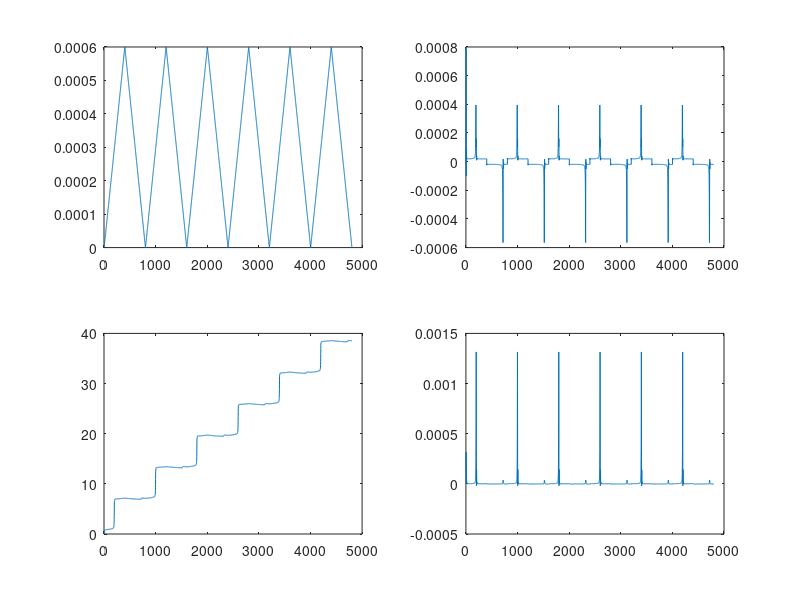

Source code (MATLAB):
clear
%Simulation of DC/SFQ converter 

%There are 47 variables in equations,so we need to construct 47 equations.
%And we should convert these 47 equations to linear equations for
%convenience.

%Variables
%v1        x1
%v2        x2
%v3        x3
%v4        x4
%v5        x5
%v6        x6
%v7        x7
%v8        x8
%v9        x9
%v10       x10
%v11       x11
%v12       x12
%v13       x13
%v14       x14
%v15       x15
%v16       x16
%v17       x17
%v18       x18
%v19       x19
%v20       x20
%v21       x21
%v22       x22
%I12       x23
%I23       x24
%I34       x25
%I35       x26
%I56       x27
%I57       x28
%I76       x29
%I86       x30
%I98       x31
%I6_10     x32
%I10_11    x33
%I11_12    x34
%I10_15    x35
%I10_13    x36
%I13_14    x37
%I17_16    x38
%I16_15    x39
%I15_18    x40
%I18_19    x41
%I15_20    x42
%I20_21    x43
%I15_22    x44
%phi_1     x45
%phi_2     x46
%phi_3     x47

%equations
% 1    v1(n)=0  ->  x(1,n)=0
% 2    I12(n)=i2_t(n)  -> x(23,n)=i2_t(n)
% 3    (2*h)/(3*L2)(v2(n)-v3(n))-I23(n)=-4/3*I23(n-1)+1/3*I23(n-2)  ->  (2*h)/(3*L2)(x(2,n)-x(3,n))-x(24,n)=-4/3*x(24,n-1)+1/3*x(24,n-2) 
% 4    v4(n)=0  ->  x(4,n)=0
% 5    (2*h)/(3*L3)(v3(n)-v5(n))-I35(n)=-4/3*I35(n-1)+1/3*I35(n-2)  ->  (2*h)/(3*L3)(x(3,n)-x(5,n))-x(26,n)=-4/3*x(26,n-1)+1/3*x(26,n-2)
% 6    (2*h)/(3*L7)(v3(n)-v4(n))-I34(n)=-4/3*I34(n-1)+1/3*I34(n-2)  ->  (2*h)/(3*L7)(x(3,n)-x(4,n))-x(25,n)=-4/3*x(25,n-1)+1/3*x(25,n-2)
% 7    I12(n)-I23(n)=0  ->  x(23,n)-x(24,n)=0
% 8    I23(n)-I34(n)-I35(n)=0  ->  x(24,n)-x(25,n)-x(26,n)=0
% 9    v5(n)-v7(n)-I57(n)*R2=0  ->  x(5,n)-x(7,n)-x(28,n)*R2=0
% 10   I35(n)-I56(n)-I57(n)=0  ->  x(26,n)-x(27,n)-x(28,n)=0
% 11   I57(n)-I76(n)=0  ->  x(28,n)-x(29,n)=0
% 12   (2*h)/(3*L8)(v7(n)-v6(n))-I76(n)=-4/3*I76(n-1)+1/3*I76(n-2)  ->  (2*h)/(3*L8)(x(7,n)-x(6,n))-x(29,n)=-4/3*x(29,n-1)+1/3*x(29,n-2)
% 13   v5(n)-v6(n)-2*h*RB/(2*h+3CB*RB)*I56=-2*h*RB/(2*h+3CB*RB)*(2.25*Ic*sin(4/3*phi_1(n-1)_1/3*phi_1(n-2)+2*pi/PHI_0*2*h/3*(2.5*(v5(n-1)-v6(n-1))-2*(v5(n-2)-v6(n-2))+0.5*(v5(n-3)-v6(n-3))))-2*CB/h*(v5(n-1)-v6(n-1))+CB/2/h*(v5(n-2)-v6(n-2)))
%      x(5,n)-x(6,n)-2*h*RB/(2*h+3CB*RB)*x(27,n)=2*h*RB/(2*h+3CB*RB)*(2.25*Ic*sin(4/3*x(45,n-1)-1/3*x(45,n-2)+2*pi/PHI_0*2*h/3*(2.5*(x(5,n-1)-x(6,n-1))-2*(x(5,n-2)-x(6,n-2))+0.5*(x(5,n-3)-x(6,n-3))))-2*CB/h*(x(5,n-1)-x(6,n-1))+CB/2/h*(x(5,n-2)-x(6,n-2)))
% 14   I86(n)+I56(n)+I76(n)-I6_10(n)=0 -> x(30,n)+x(27,n)+x(29,n)-x(32,0)=0
% 15   (2*h)/(3*L0)(v8(n)-v6(n))-I86(n)=-4/3*I86(n-1)+1/3*I86(n-2)  ->  (2*h)/(3*L0)(x(8,n)-x(6,n))-x(30,n)=-4/3*x(30,n-1)+1/3*x(30,n-2) 
% 16   I98(n)-I86(n)=0  ->  x(31,n)-x(30,n)=0
% 17   v9(n)=0  ->  x(9,n)=0;
% 18   I98(n)=i0_t(n)  ->  x(31,n)=i0_t(n)
% 19   (2*h)/(3*L4)(v6(n)-v10(n))-I6_10(n)=-4/3*I6_10(n-1)+1/3*I6_10(n-2)  ->  (2*h)/(3*L4)(x(6,n)-x(10,n))-x(32,n)=-4/3*x(32,n-1)+1/3*x(32,n-2) 
% 20   v10(n)-v11(n)-2*h*RB/(2*h+3CB*RB)*I10_11=-2*h*RB/(2*h+3CB*RB)*(2.25*Ic*sin(4/3*phi_2(n-1)_1/3*phi_2(n-2)+2*pi/PHI_0*2*h/3*(2.5*(v10(n-1)-v11(n-1))-2*(v10(n-2)-v11(n-2))+0.5*(v10(n-3)-v11(n-3))))-2*CB/h*(v10(n-1)-v11(n-1))+CB/2/h*(v10(n-2)-v11(n-2)))
%      x(10,n)-x(11,n)-2*h*RB/(2*h+3CB*RB)*x(33,n)=2*h*RB/(2*h+3CB*RB)*(2.25*Ic*sin(4/3*x(46,n-1)-1/3*x(46,n-2)+2*pi/PHI_0*2*h/3*(2.5*(x(10,n-1)-x(11,n-1))-2*(x(10,n-2)-x(11,n-2))+0.5*(x(10,n-3)-x(11,n-3))))-2*CB/h*(x(10,n-1)-x(11,n-1))+CB/2/h*(x(10,n-2)-x(11,n-2)))
% 21   (2*h)/(3*L9)(v11(n)-v12(n))-I11_12(n)=-4/3*I11_12(n-1)+1/3*I11_12(n-2)  ->  (2*h)/(3*L9)(x(11,n)-x(12,n))-x(34,n)=-4/3*x(34,n-1)+1/3*x(34,n-2)
% 22   v12(n)=0  ->  x(12,n)=0
% 23   v14(n)=0  ->  x(14,n)=0
% 24   I10_11(n)-I11_12(n)=0  ->  x(33,n)-x(34,n)=0
% 25   I10_13-I13_14=0  ->  x(36,n)-x(37,n)=0
% 26   (2*h)/(3*L10)(v13(n)-v14(n))-I13_14(n)=-4/3*I13_14(n-1)+1/3*I13_14(n-2)  ->  (2*h)/(3*L10)(x(13,n)-x(14,n))-x(37,n)=-4/3*x(37,n-1)+1/3*x(37,n-2) 
% 27   v10(n)-v13(n)-I10_13(n)*R0=0  ->  x(10,n)-x(13,n)-x(36,n)*R0=0
% 28   I6_10(n)-I10_11(n)-I10_13(n)-I10_15(n)=0  ->  x(32,n)-x(33,n)-x(36,n)-x(35,n)=0
% 29   (2*h)/(3*L5)(v10(n)-v15(n))-I10_15(n)=-4/3*I10_15(n-1)+1/3*I10_15(n-2)  ->  (2*h)/(3*L5)(x(10,n)-x(15,n))-x(35,n)=-4/3*x(35,n-1)+1/3*x(35,n-2)
% 30   I10_15(n)+I16_15(n)-I15_18(n)-I15_22(n)-I15_20=0  ->
% x(35,n)+x(39,n)-x(40,n)-x(44,n)-x(42,n)=0
% 31   v17(n)=0  ->  x(17,n)=0
% 32   I17_16(n)=i1_t(n)  ->  x(38,n)=i1_t(n)
% 33   I17_16(n)-I16_15(n)=0  ->  x(38,n)-x(39,n)=0
% 34   (2*h)/(3*L1)(v16(n)-v15(n))-I16_15(n)=-4/3*I16_15(n-1)+1/3*I16_15(n-2)  ->  (2*h)/(3*L1)(x(16,n)-x(15,n))-x(39,n)=-4/3*x(39,n-1)+1/3*x(39,n-2)
% 35   v19(n)=0  ->  x(19,n)=0
% 36   v21(n)=0  ->  x(21,n)=0
% 37   I15_22=0  ->  x(44,n)=0
% 38   I15_18(n)-I18_19(n)=0  ->  x(40,n)-x(41,n)=0
% 39   I15_20(n)-I20_21(n)=0  ->  x(42,n)-x(43,n)=0
% 40   (2*h)/(3*L11)(v18(n)-v19(n))-I18_19(n)=-4/3*I18_19(n-1)+1/3*I18_19(n-2)  ->  (2*h)/(3*L11)(x(18,n)-x(19,n))-x(41,n)=-4/3*x(41,n-1)+1/3*x(41,n-2) 
% 41   (2*h)/(3*L12)(v20(n)-v21(n))-I20_21(n)=-4/3*I20_21(n-1)+1/3*I20_21(n-2)  ->  (2*h)/(3*L12)(x(20,n)-x(21,n))-x(43,n)=-4/3*x(43,n-1)+1/3*x(43,n-2) 
% 42   (2*h)/(3*L6)(v15(n)-v22(n))-I15_22(n)=-4/3*I15_22(n-1)+1/3*I15_22(n-2)  ->  (2*h)/(3*L6)(x(15,n)-x(22,n))-x(44,n)=-4/3*x(44,n-1)+1/3*x(44,n-2) 
% 43   v15(n)-v20(n)-I15_20(n)*R1=0  ->  x(15,n)-x(20,n)-x(42,n)*R1=0
% 44   v15(n)-v18(n)-2*h*RB/(2*h+3CB*RB)*I15_18=-2*h*RB/(2*h+3CB*RB)*(2.5*Ic*sin(4/3*phi_3(n-1)_1/3*phi_3(n-2)+2*pi/PHI_0*2*h/3*(2.5*(v15(n-1)-v18(n-1))-2*(v15(n-2)-v18(n-2))+0.5*(v15(n-3)-v18(n-3))))-2*CB/h*(v15(n-1)-v18(n-1))+CB/2/h*(v15(n-2)-v18(n-2)))
%      x(15,n)-x(18,n)-2*h*RB/(2*h+3CB*RB)*x(40,n)=2*h*RB/(2*h+3CB*RB)*(2.5*Ic*sin(4/3*x(47,n-1)-1/3*x(47,n-2)+2*pi/PHI_0*2*h/3*(2.5*(x(15,n-1)-x(18,n-1))-2*(x(15,n-2)-x(18,n-2))+0.5*(x(15,n-3)-x(18,n-3))))-2*CB/h*(x(15,n-1)-x(18,n-1))+CB/2/h*(x(15,n-2)-x(18,n-2)))
%45
%v5(n)-v6(n)-PHI_0/2/pi*1.5/h*phi_1(n)=-PHI_0/(pi*h)*phi_1(n-1)+PHI_0/(4*pi*h)*phi_1(n-2)
%-> x(5,n)-x(6,n)-PHI_0/2/pi*1.5/h*x(45,n)=-PHI_0/(pi*h)*x(45,n-1)+PHI_0/(4*pi*h)*x(45,n-2)
%46
%v10(n)-v11(n)-PHI_0/2/pi*1.5/h*phi_2(n)=-PHI_0/(pi*h)*phi_2(n-1)+PHI_0/(4*pi*h)*phi_2(n-2)
%-> x(10,n)-x(11,n)-PHI_0/2/pi*1.5/h*x(46,n)=-PHI_0/(pi*h)*x(46,n-1)+PHI_0/(4*pi*h)*x(46,n-2)
%47
%v15(n)-v18(n)-PHI_0/2/pi*1.5/h*phi_3(n)=-PHI_0/(pi*h)*phi_3(n-1)+PHI_0/(4*pi*h)*phi_3(n-2)
%-> x(15,n)-x(18,n)-PHI_0/2/pi*1.5/h*x(47,n)=-PHI_0/(pi*h)*x(47,n-1)+PHI_0/(4*pi*h)*x(47,n-2)
%parameter
    %simulate from T_MIN=0 to T_MAX=1200p, h=0.25ps
    T_MAX=1200E-12;
    T_MIN=0;
    h=0.25E-12; 
   
    % 需要解得number 组解
    number=(T_MAX-T_MIN)/h+1;
    %预先给解分配空间，其中前三列均为0
    x=zeros(47,number+2);

    R0=3.048846408;
    R1=2.743961767;
    R2=3.048846408;
    L0=0.2E-12;
    L1=0.2E-12;
    L2=1E-12;
    L3=0.6E-12;
    L4=1.1E-12;
    L5=4.5E-12;
    L6=2E-12;
    L7=3.9E-12;
    L8=1E-12;
    L9=0.2E-12;
    L10=1E-12;
    L11=0.2E-12;
    L12=1E-12;
    PHI_0=2.067833848E-15;
    Ic=100E-6;
    RB=16;
    CB=0.07E-12;
    
    %number=4801
    i0_t=zeros(1,number+2);
    i1_t=zeros(1,number+2);
    i2_t=zeros(1,number+2);
    for i=3: number+2
        if i==3 
            i0_t(i)=0;
        end
        if i==4 
            i0_t(i)=0.5*275E-6;
        end
        if i>4
            i0_t(i)=275E-6;
        end
    end
    
    for i=3: number+2
        if i==3 
            i1_t(i)=0;
        end
        if i==4 
            i1_t(i)=0.5*175E-6;
        end
        if i>4
            i1_t(i)=175E-6;
        end
    end
    
    for i=3:number+2
        if mod(i-3, 800)<400
            i2_t(i)=1.5E-6*mod(i-3, 800);
        else
            i2_t(i)=-1.5E-6*mod(i-3, 800)+1200E-6;
        end
    end
   
%求解
for n=4: number+2
    clear b
    clear x_test
    clear A
    %构建A矩阵
    A=zeros(47,47);
    A(1,1)=1;
    A(2,23)=1;
    A(3,2)=(2*h)/(3*L2); A(3,3)=-(2*h)/(3*L2); A(3,24)=-1;
    A(4,4)=1;
    A(5,3)=(2*h)/(3*L3);  A(5,5)=-(2*h)/(3*L3); A(5,26)=-1;
    A(6,3)=(2*h)/(3*L7);  A(6,4)=-(2*h)/(3*L7); A(6,25)=-1;
    A(7,23)=1; A(7,24)=-1;
    A(8,24)=1; A(8,25)=-1; A(8,26)=-1;
    A(9,5)=1; A(9,7)=-1; A(9,28)=-R2;
    A(10,26)=1; A(10,27)=-1; A(10,28)=-1;
    A(11,28)=1; A(11,29)=-1;
    A(12,7)=(2*h)/(3*L8);  A(12,6)=-(2*h)/(3*L8); A(12,29)=-1;

    A(14,30)=1;A(14,27)=1;A(14,29)=1;A(14,32)=-1;
    A(15,8)=(2*h)/(3*L0);  A(15,6)=-(2*h)/(3*L0); A(15,30)=-1;
    A(16,31)=1;A(16,30)=-1;
    A(17,9)=1;
    A(18,31)=1;
    A(19,6)=(2*h)/(3*L4);  A(19,10)=-(2*h)/(3*L4); A(19,32)=-1;

    A(21,11)=(2*h)/(3*L9);  A(21,12)=-(2*h)/(3*L9); A(21,34)=-1;
    A(22,12)=1;
    A(23,14)=1;
    A(24,33)=1;A(24,34)=-1;
    A(25,36)=1;A(25,37)=-1;
    A(26,13)=(2*h)/(3*L10);  A(26,14)=-(2*h)/(3*L10); A(26,37)=-1;
    A(27,10)=1; A(27,13)=-1; A(27,36)=-R0;
    A(28,32)=1;A(28,33)=-1;A(28,36)=-1;A(28,35)=-1;
    A(29,10)=(2*h)/(3*L5);  A(29,15)=-(2*h)/(3*L5); A(29,35)=-1;
    A(30,35)=1;A(30,39)=1;A(30,40)=-1;A(30,44)=-1;A(30,42)=-1;
    A(31,17)=1;
    A(32,38)=1;
    A(33,38)=1;A(33,39)=-1;
    A(34,16)=(2*h)/(3*L1);  A(34,15)=-(2*h)/(3*L1); A(34,39)=-1;
    A(35,19)=1;
    A(36,21)=1;
    A(37,44)=1;
    A(38,40)=1;A(38,41)=-1;
    A(39,42)=1;A(39,43)=-1;
    A(40,18)=(2*h)/(3*L11);  A(40,19)=-(2*h)/(3*L11); A(40,41)=-1;
    A(41,20)=(2*h)/(3*L12);  A(41,21)=-(2*h)/(3*L12); A(41,43)=-1;
    A(42,15)=(2*h)/(3*L6);  A(42,22)=-(2*h)/(3*L6); A(42,44)=-1;
    A(43,15)=1; A(43,20)=-1; A(43,42)=-R1;


    b=zeros(47,1);
    b(1)=0;
    b(2)=i2_t(n);
    b(3)=-4/3*x(24,n-1)+1/3*x(24,n-2);
    b(4)=0;
    b(5)=-4/3*x(26,n-1)+1/3*x(26,n-2);
    b(6)=-4/3*x(25,n-1)+1/3*x(25,n-2);
    b(7)=0;
    b(8)=0;
    b(9)=0;
    b(10)=0;
    b(11)=0;
    b(12)=-4/3*x(29,n-1)+1/3*x(29,n-2);
    A(13,5)=1;A(13,6)=-1;A(13,27)=-2*h*RB/(2*h+3*CB*RB);
    A(45,5)=1;A(45,6)=-1;A(45,45)=-PHI_0/2/pi*1.5/h;
    b(13)=-2*h*RB/(2*h+3*CB*RB)*(2.25*Ic*sin(4/3*x(45,n-1)-1/3*x(45,n-2)+2*pi/PHI_0*2*h/3*(2.5*(x(5,n-1)-x(6,n-1))-2*(x(5,n-2)-x(6,n-2))+0.5*(x(5,n-3)-x(6,n-3))))-2*CB/h*(x(5,n-1)-x(6,n-1))+CB/2/h*(x(5,n-2)-x(6,n-2)));
    b(45)=-PHI_0/(pi*h)*x(45,n-1)+PHI_0/(4*pi*h)*x(45,n-2);
    b(14)=0;
    b(15)=-4/3*x(30,n-1)+1/3*x(30,n-2);
    b(16)=0;
    b(17)=0;
    b(18)=i0_t(n);
    b(19)=-4/3*x(32,n-1)+1/3*x(32,n-2);
    A(20,10)=1; A(20,11)=-1;A(20,33)=-2*h*RB/(2*h+3*CB*RB);
    A(46,10)=1;A(46,11)=-1;A(46,46)=-PHI_0/2/pi*1.5/h;
    b(46)=-PHI_0/(pi*h)*x(46,n-1)+PHI_0/(4*pi*h)*x(46,n-2);
    b(20)=-2*h*RB/(2*h+3*CB*RB)*(2.25*Ic*sin(4/3*x(46,n-1)-1/3*x(46,n-2)+2*pi/PHI_0*2*h/3*(2.5*(x(10,n-1)-x(11,n-1))-2*(x(10,n-2)-x(11,n-2))+0.5*(x(10,n-3)-x(11,n-3))))-2*CB/h*(x(10,n-1)-x(11,n-1))+CB/2/h*(x(10,n-2)-x(11,n-2)));
    b(21)=-4/3*x(34,n-1)+1/3*x(34,n-2);
    b(22)=0;
    b(23)=0;
    b(24)=0;
    b(25)=0;
    b(26)=-4/3*x(37,n-1)+1/3*x(37,n-2);
    b(27)=0;
    b(28)=0;
    b(29)=-4/3*x(35,n-1)+1/3*x(35,n-2);
    b(30)=0;
    b(31)=0;
    b(32)=i1_t(n);
    b(33)=0;
    b(34)=-4/3*x(39,n-1)+1/3*x(39,n-2);
    b(35)=0;
    b(36)=0;
    b(37)=0;
    b(38)=0;
    b(39)=0;
    b(40)=-4/3*x(41,n-1)+1/3*x(41,n-2);
    b(41)=-4/3*x(43,n-1)+1/3*x(43,n-2);
    b(42)=-4/3*x(44,n-1)+1/3*x(44,n-2);
    b(43)=0;
    A(44,15)=1;A(44,18)=-1;A(44,40)=-2*h*RB/(2*h+3*CB*RB);
    A(47,15)=1;A(47,18)=-1;A(47,47)=-PHI_0/2/pi*1.5/h;
    b(47)=-PHI_0/(pi*h)*x(47,n-1)+PHI_0/(4*pi*h)*x(47,n-2);
    b(44)=-2*h*RB/(2*h+3*CB*RB)*(2.5*Ic*sin(4/3*x(47,n-1)-1/3*x(47,n-2)+2*pi/PHI_0*2*h/3*(2.5*(x(15,n-1)-x(18,n-1))-2*(x(15,n-2)-x(18,n-2))+0.5*(x(15,n-3)-x(18,n-3))))-2*CB/h*(x(15,n-1)-x(18,n-1))+CB/2/h*(x(15,n-2)-x(18,n-2)));

    x_test=A\b;
    for i=1:47
        x(i,n)=x_test(i);
    end
end
figure(1)
subplot(2,2,1);
plot(i2_t)
subplot(2,2,2);
plot(x(2,:))
subplot(2,2,3);
plot(x(47,:))
subplot(2,2,4);
plot(x(22,:))
